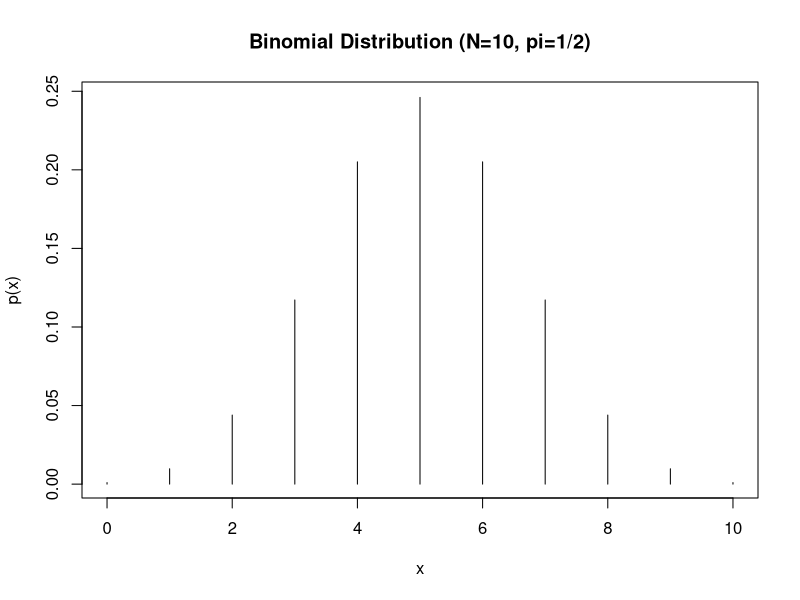
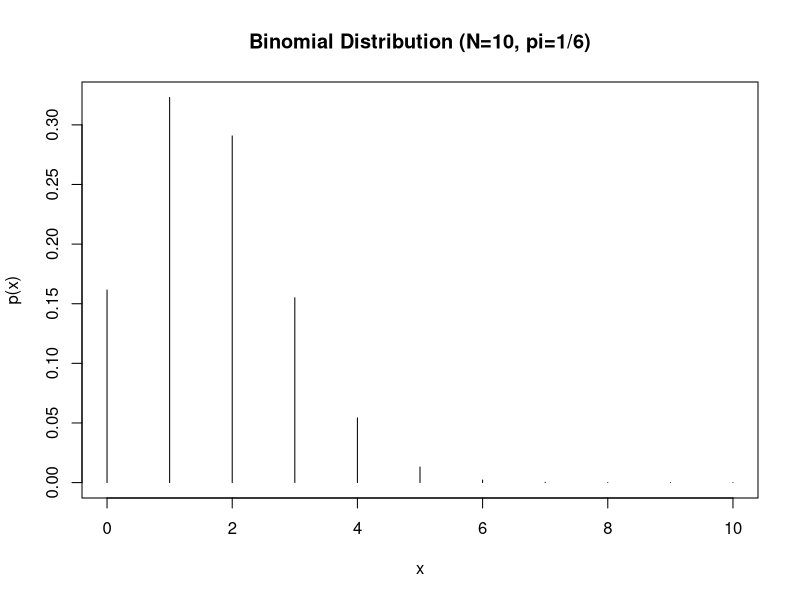

R code for these plots, in order:
#### Some basic BINOMIAL Calculations
#' [Video Lecture](https://onlinecourses.science.psu.edu/stat504/sites/onlinecourses.science.psu.edu.stat504/files/lesson02/02_Binomial_Calc_viewlet_swf.html)
#### 
#### How to obtain a sequence from 0 to 10:

0:10

############ First Example ##############################
#### Calculate p(x) for X=0,1,...,10 when N=10 and pi=0.5
#### dbinom() is the binomial probability function or "density"
####### for x=1 ############################

dbinom(1, 10, 0.5)

#### for x=1, 2, ...., 10 

dbinom(0:10, 10, 0.5)

#### Make a table of the distribution, rounding values to 4th decimal place:

round( cbind(0:10, dbinom(0:10, 10, 0.5)), 4)

#### Plot this distribution:

plot(0:10,dbinom(0:10,10,0.5),type="h",xlab="x",ylab="p(x)",main="Binomial Distribution (N=10, pi=1/2)")


########### Second Example #############################
#### How does the distribution change if we change the parameter value pi?
#### Same as above, but change pi=1/6:

round(cbind(0:10, dbinom(0:10, 10, 1/6)), 4)
plot(0:10,dbinom(0:10,10,1/6),type="h",xlab="x",ylab="p(x)",main="Binomial Distribution (N=10, pi=1/6)")


######### Example from class ####################
#### 1-proportion Hypothesis test, Approximate 95% confidence interval, and MLE
#### It also gives the value of the LR statistic 
#### N=1118, X=650, H0: p=0.5 vs. Ha: p is not equal 0.5 

prop.test(650, 1118, 0.5)

#### compare this to Minitab->1-proportion-> Summarized data-> Trials: 1118, Event: 650